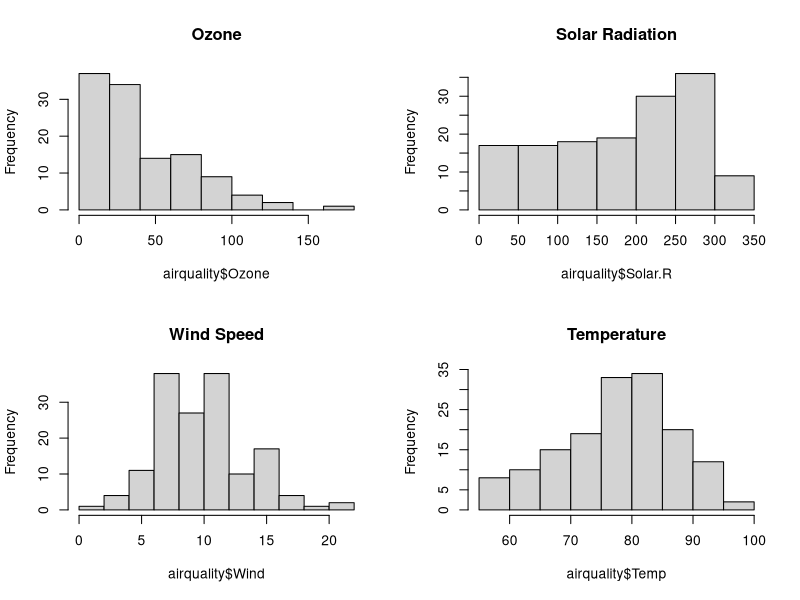
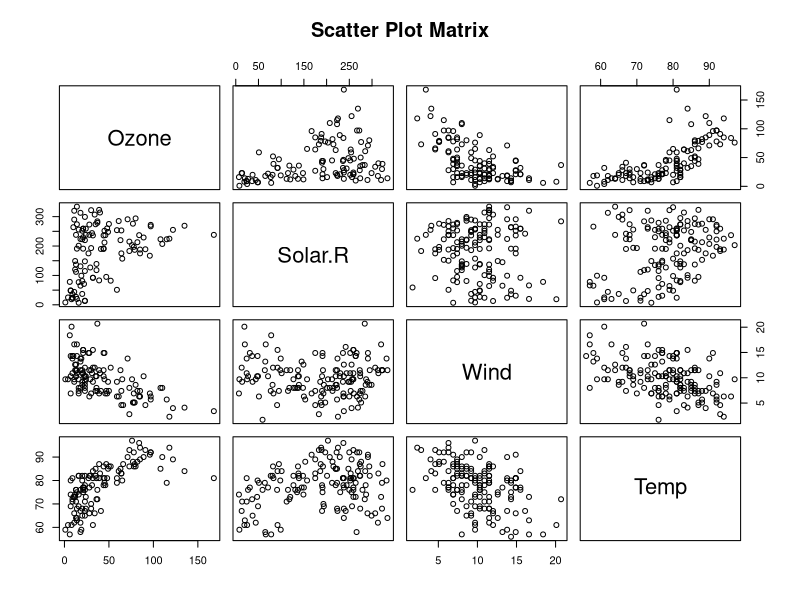
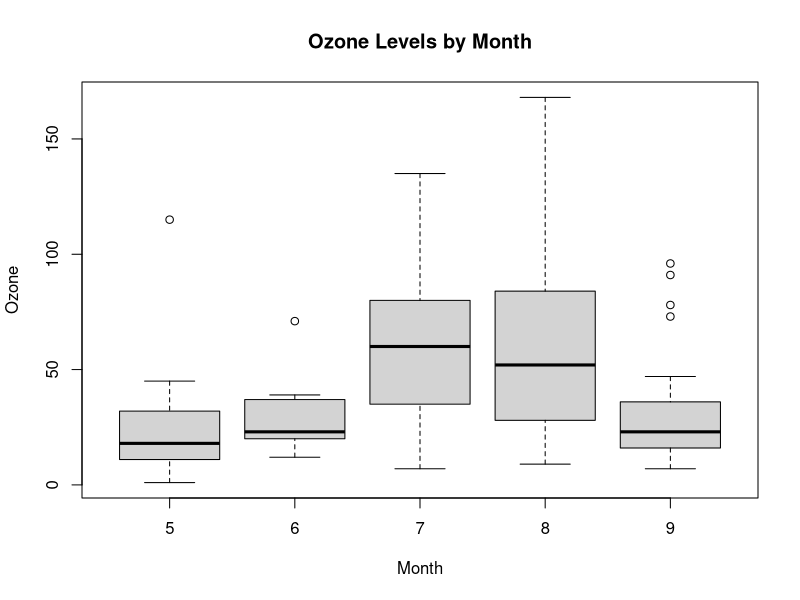
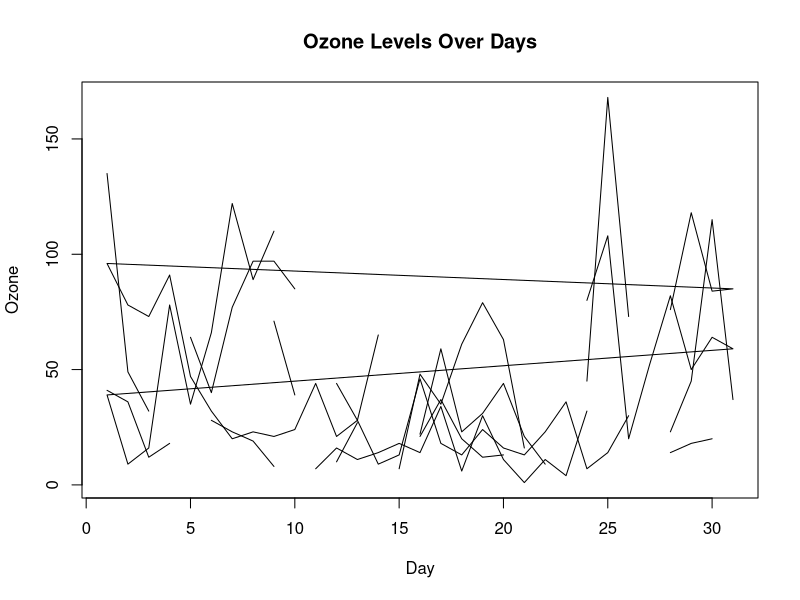

These figures' R source, in order:

data(airquality)

head(airquality)

summary(airquality)

cor_matrix <- cor(airquality[, c("Ozone", "Solar.R", "Wind", "Temp")])
print(cor_matrix)

par(mfrow = c(2, 2))
hist(airquality$Ozone, main = "Ozone")
hist(airquality$Solar.R, main = "Solar Radiation")
hist(airquality$Wind, main = "Wind Speed")
hist(airquality$Temp, main = "Temperature")
par(mfrow = c(1, 1))

pairs(airquality[, c("Ozone", "Solar.R", "Wind", "Temp")], main = "Scatter Plot Matrix")

boxplot(Ozone ~ Month, data = airquality, main = "Ozone Levels by Month")

plot(airquality$Day, airquality$Ozone, type = "l", xlab = "Day", ylab = "Ozone",
     main = "Ozone Levels Over Days")
